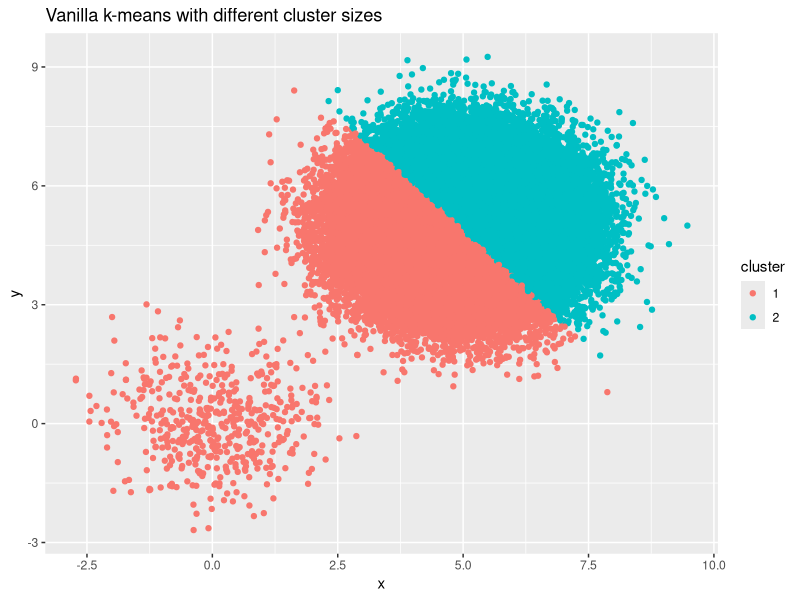
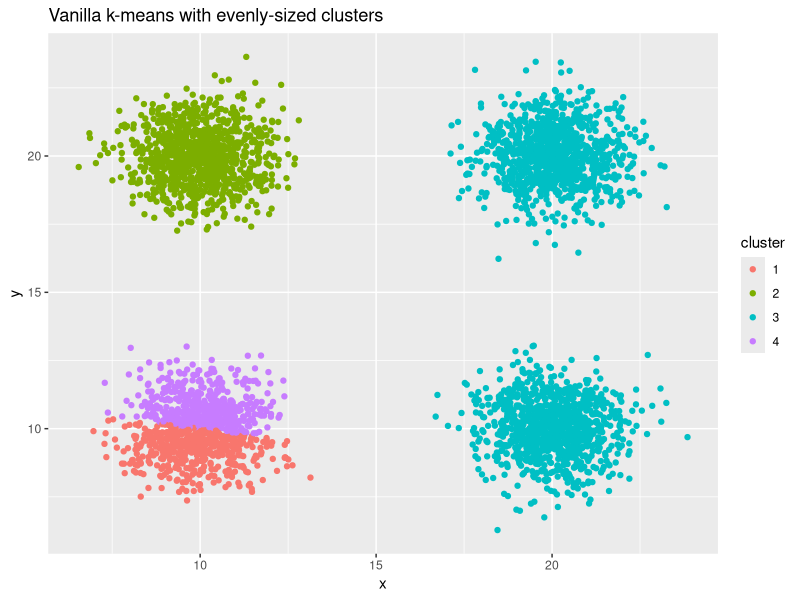

Recreate these plots in R, in order. (Note: a time limit stopped this script after it produced the figures.)
## ---- chunk 1
library(ggplot2)
library(gridExtra)
## ---- chunk 2
set.seed(2)
cluster_small <- data.frame(x = rnorm(500), y = rnorm(500))
cluster_large <- data.frame(x = rnorm(100000) + 5, y = rnorm(100000) + 5)
cluster_sizes <- rbind(cluster_small, cluster_large)
cluster_id_sizes <- kmeans(cluster_sizes, centers = 2)$cluster
ggplot(cluster_sizes, aes(x, y, color = factor(cluster_id_sizes))) +
  geom_point() + 
  labs(title = "Vanilla k-means with different cluster sizes",
       color = "cluster")
## ---- chunk 3
cluster_multiple <- data.frame(x = rnorm(4000) + sample(seq(10, 20, 10), 4000, replace = TRUE),
                               y = rnorm(4000) + sample(seq(10, 20, 10), 4000, replace = TRUE))
cluster_id_multiple <- kmeans(cluster_multiple, centers = 4)$cluster
ggplot(cluster_multiple, aes(x, y, color = factor(cluster_id_multiple))) +
  geom_point() + 
  labs(title = "Vanilla k-means with evenly-sized clusters",
       color = "cluster")

## ---- chunk 4
my_kmeans <- function(df, k, n_iterations, init = c("kmeans++", "random")) {
  # Check which initialization should be done
  init <- match.arg(init)
  
  # Helper function for euclidean distance
  euclidean_distance <- function(p1, p2) {
    dist <- sqrt(sum((p1-p2)^2))
    return(dist)
  }
  
  # Helper function to calculate distances between all points and all centers
  calculate_distances <- function(df, centers) {
    distances <- matrix(NA, nrow = nrow(df), ncol = nrow(centers))
    for (object_id in 1:nrow(df)) {
      for (center_id in 1:nrow(centers)) {
        distances[object_id, center_id] <- euclidean_distance(df[object_id, ], centers[center_id, ])
      }
    }
    return(distances)
  }
  
  if (init == "random") {
    # Choose all centers randomly
    centers <- df[sample(nrow(df), k, replace = FALSE), ]
  } else if (init == "kmeans++") {
    # Initialize according to kmeans++ algorithm
    
    # Choose first center randomly
    next_center_id <- sample(seq_len(nrow(df)), 1)
    centers <- df[next_center_id, ]
    non_centers <- df[-next_center_id, ]
    
    # Choose next centers with probabilities proportional to their distance to 
    # the closest center. Higher distance equals higher probability.
    while(nrow(centers) < k) {
      distances <- calculate_distances(non_centers, centers)
      distances <- apply(distances, 1, min)
      # Choose point with maximum distance as next center
      next_center_id <- which.max(distances)
      # True k-means++ does the following:
      # probabilities <- distances/max(distances)
      # next_center_id <- sample(seq_len(nrow(non_centers)), 1, prob = probabilities)
      next_center <- non_centers[next_center_id, ]
      centers <- rbind(centers, next_center)
      non_centers <- non_centers[-next_center_id, ]
    }
  }
  
  # Perform n iterations
  iteration <- 1
  while(iteration < n_iterations) {
    # Calculate distance of each point to each center
    distances <- calculate_distances(df, centers)
    
    # Assign each point to the closest center
    cluster_id <- apply(distances, 1, which.min)
    
    # Calculate new centers
    for (i in seq_len(k)) {
      this_cluster <- df[cluster_id == i,]
      centers[k, ] <- colMeans(this_cluster)
    }
    
    iteration <- iteration + 1
  }
  
  return(cluster_id)
}
## ---- chunk 5
cluster_id_multiple_kmeanspp <- my_kmeans(cluster_multiple, k = 4, n_iterations = 10, init = "kmeans++")
ggplot(cluster_multiple, aes(x, y, color = factor(cluster_id_multiple_kmeanspp))) +
  geom_point() + 
  labs(title = "k-means++ with evenly-sized clusters",
       color = "cluster")
## ---- chunk 6
distances <- calculate_distances(non_centers, centers)
distances <- apply(distances, 1, min)
# Choose point with maximum distance as next center
next_center_id <- which.max(distances)
# True k-means++ does the following:
# probabilities <- distances/max(distances)
# next_center_id <- sample(seq_len(nrow(non_centers)), 1, prob = probabilities)
next_center <- non_centers[next_center_id, ]
centers <- rbind(centers, next_center)
non_centers <- non_centers[-next_center_id, ]
